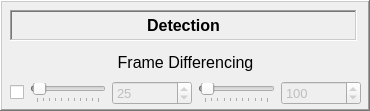
          <widget class="QFrame" name="frame_3">
           <property name="sizePolicy">
            <sizepolicy hsizetype="Fixed" vsizetype="Fixed">
             <horstretch>0</horstretch>
             <verstretch>0</verstretch>
            </sizepolicy>
           </property>
           <property name="minimumSize">
            <size>
             <width>370</width>
             <height>111</height>
            </size>
           </property>
           <property name="maximumSize">
            <size>
             <width>370</width>
             <height>111</height>
            </size>
           </property>
           <property name="frameShape">
            <enum>QFrame::Shape::WinPanel</enum>
           </property>
           <property name="frameShadow">
            <enum>QFrame::Shadow::Raised</enum>
           </property>
           <property name="lineWidth">
            <number>8</number>
           </property>
           <widget class="QFrame" name="frame_5">
            <property name="geometry">
             <rect>
              <x>10</x>
              <y>10</y>
              <width>347</width>
              <height>31</height>
             </rect>
            </property>
            <property name="sizePolicy">
             <sizepolicy hsizetype="Fixed" vsizetype="Fixed">
              <horstretch>0</horstretch>
              <verstretch>0</verstretch>
             </sizepolicy>
            </property>
            <property name="frameShape">
             <enum>QFrame::Shape::WinPanel</enum>
            </property>
            <property name="frameShadow">
             <enum>QFrame::Shadow::Sunken</enum>
            </property>
            <widget class="QLabel" name="trackingTitle">
             <property name="geometry">
              <rect>
               <x>0</x>
               <y>0</y>
               <width>347</width>
               <height>31</height>
              </rect>
             </property>
             <property name="sizePolicy">
              <sizepolicy hsizetype="Fixed" vsizetype="Fixed">
               <horstretch>0</horstretch>
               <verstretch>0</verstretch>
              </sizepolicy>
             </property>
             <property name="font">
              <font>
               <pointsize>12</pointsize>
               <bold>true</bold>
               <underline>false</underline>
              </font>
             </property>
             <property name="layoutDirection">
              <enum>Qt::LayoutDirection::LeftToRight</enum>
             </property>
             <property name="frameShape">
              <enum>QFrame::Shape::NoFrame</enum>
             </property>
             <property name="frameShadow">
              <enum>QFrame::Shadow::Raised</enum>
             </property>
             <property name="text">
              <string>Detection</string>
             </property>
             <property name="textFormat">
              <enum>Qt::TextFormat::RichText</enum>
             </property>
             <property name="alignment">
              <set>Qt::AlignmentFlag::AlignCenter</set>
             </property>
            </widget>
           </widget>
           <widget class="QWidget" name="layoutWidget">
            <property name="geometry">
             <rect>
              <x>10</x>
              <y>50</y>
              <width>351</width>
              <height>55</height>
             </rect>
            </property>
            <layout class="QVBoxLayout" name="verticalLayout">
             <item>
              <widget class="QLabel" name="threshold_3">
               <property name="font">
                <font>
                 <pointsize>12</pointsize>
                </font>
               </property>
               <property name="frameShape">
                <enum>QFrame::Shape::NoFrame</enum>
               </property>
               <property name="frameShadow">
                <enum>QFrame::Shadow::Raised</enum>
               </property>
               <property name="text">
                <string>Frame Differencing</string>
               </property>
               <property name="textFormat">
                <enum>Qt::TextFormat::RichText</enum>
               </property>
               <property name="alignment">
                <set>Qt::AlignmentFlag::AlignCenter</set>
               </property>
              </widget>
             </item>
             <item>
              <layout class="QHBoxLayout" name="horizontalLayout_18">
               <item>
                <widget class="QCheckBox" name="frameDiffToggle">
                 <property name="font">
                  <font>
                   <pointsize>12</pointsize>
                  </font>
                 </property>
                 <property name="text">
                  <string/>
                 </property>
                </widget>
               </item>
               <item>
                <widget class="QSlider" name="frameDiffSlider">
                 <property name="enabled">
                  <bool>false</bool>
                 </property>
                 <property name="minimum">
                  <number>0</number>
                 </property>
                 <property name="maximum">
                  <number>1000</number>
                 </property>
                 <property name="value">
                  <number>25</number>
                 </property>
                 <property name="orientation">
                  <enum>Qt::Orientation::Horizontal</enum>
                 </property>
                 <property name="invertedAppearance">
                  <bool>false</bool>
                 </property>
                 <property name="invertedControls">
                  <bool>false</bool>
                 </property>
                 <property name="tickPosition">
                  <enum>QSlider::TickPosition::TicksBelow</enum>
                 </property>
                 <property name="tickInterval">
                  <number>100</number>
                 </property>
                </widget>
               </item>
               <item>
                <widget class="QSpinBox" name="frameDiffValue">
                 <property name="enabled">
                  <bool>false</bool>
                 </property>
                 <property name="minimumSize">
                  <size>
                   <width>80</width>
                   <height>0</height>
                  </size>
                 </property>
                 <property name="maximumSize">
                  <size>
                   <width>80</width>
                   <height>16777215</height>
                  </size>
                 </property>
                 <property name="font">
                  <font>
                   <pointsize>10</pointsize>
                  </font>
                 </property>
                 <property name="minimum">
                  <number>0</number>
                 </property>
                 <property name="maximum">
                  <number>999</number>
                 </property>
                 <property name="value">
                  <number>25</number>
                 </property>
                </widget>
               </item>
               <item>
                <widget class="QSlider" name="frameDiffSliderMax">
                 <property name="enabled">
                  <bool>false</bool>
                 </property>
                 <property name="minimum">
                  <number>0</number>
                 </property>
                 <property name="maximum">
                  <number>1000</number>
                 </property>
                 <property name="value">
                  <number>25</number>
                 </property>
                 <property name="orientation">
                  <enum>Qt::Orientation::Horizontal</enum>
                 </property>
                 <property name="invertedAppearance">
                  <bool>false</bool>
                 </property>
                 <property name="invertedControls">
                  <bool>false</bool>
                 </property>
                 <property name="tickPosition">
                  <enum>QSlider::TickPosition::TicksBelow</enum>
                 </property>
                 <property name="tickInterval">
                  <number>100</number>
                 </property>
                </widget>
               </item>
               <item>
                <widget class="QSpinBox" name="frameDiffValueMax">
                 <property name="enabled">
                  <bool>false</bool>
                 </property>
                 <property name="minimumSize">
                  <size>
                   <width>80</width>
                   <height>0</height>
                  </size>
                 </property>
                 <property name="font">
                  <font>
                   <pointsize>10</pointsize>
                  </font>
                 </property>
                 <property name="minimum">
                  <number>0</number>
                 </property>
                 <property name="maximum">
                  <number>999</number>
                 </property>
                 <property name="value">
                  <number>100</number>
                 </property>
                </widget>
               </item>
              </layout>
             </item>
            </layout>
           </widget>
          </widget>
